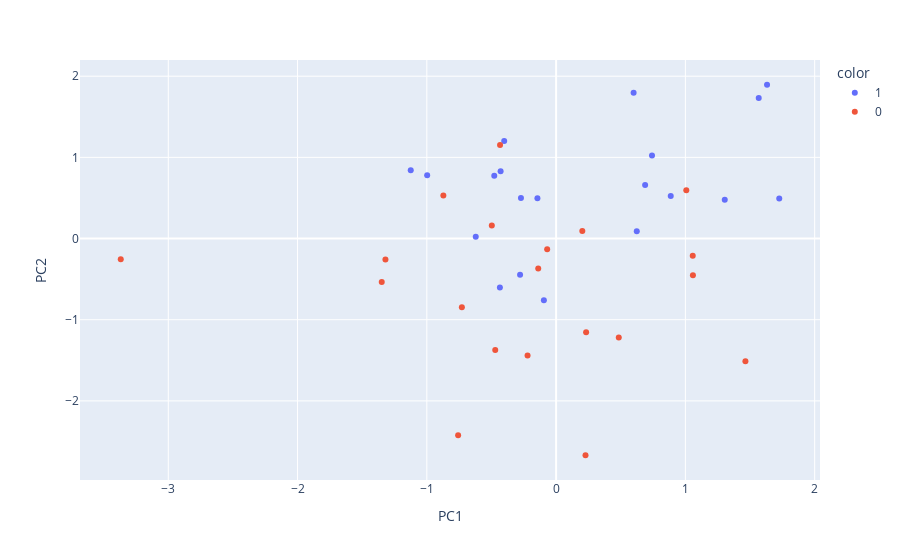

The code cell stored with this chart in its notebook:
### Code cell
fig=px.scatter(new_df,x='PC1',y='PC2',color=new_df['target'].astype(str))
fig.show()

### Figure 1 — Plotly figure (JSON) as saved in the notebook; plotly's stock layout.template omitted (floating-point values rounded to 4 significant figures)
{"data": [{"hovertemplate": "color=1<br>PC1=%{x}<br>PC2=%{y}<extra></extra>", "legendgroup": "1", "marker": {"color": "#636efa", "symbol": "circle"}, "mode": "markers", "name": "1", "orientation": "v", "showlegend": true, "type": "scatter", "x": [0.5994, -0.2719, -0.6216, 1.567, -0.4015, 1.726, -0.4294, 0.8867, 0.6886, -0.4784, 1.305, 0.7417, -1.125, -0.4348, -0.2787, 1.632, -0.1446, 0.624, -0.9974, -0.09456], "xaxis": "x", "y": [1.796, 0.4982, 0.02311, 1.731, 1.203, 0.4925, 0.8293, 0.5227, 0.6581, 0.7744, 0.4766, 1.024, 0.8422, -0.6038, -0.4476, 1.895, 0.4949, 0.08837, 0.7789, -0.7616], "yaxis": "y"}, {"hovertemplate": "color=0<br>PC1=%{x}<br>PC2=%{y}<extra></extra>", "legendgroup": "0", "marker": {"color": "#EF553B", "symbol": "circle"}, "mode": "markers", "name": "0", "orientation": "v", "showlegend": true, "type": "scatter", "x": [1.057, -1.32, -0.4708, -0.4337, 0.2273, 1.007, -0.8722, -3.368, -0.729, -0.06918, 0.4848, 1.058, 0.2028, -0.7579, -0.1383, -0.2208, 0.2321, 1.464, -1.349, -0.4975], "xaxis": "x", "y": [-0.2127, -0.257, -1.373, 1.153, -2.67, 0.596, 0.5307, -0.2546, -0.8465, -0.131, -1.218, -0.452, 0.09181, -2.423, -0.3684, -1.442, -1.153, -1.511, -0.5361, 0.1614], "yaxis": "y"}], "layout": {"legend": {"title": {"text": "color"}, "tracegroupgap": 0}, "margin": {"t": 60}, "xaxis": {"anchor": "y", "domain": [0, 1], "title": {"text": "PC1"}}, "yaxis": {"anchor": "x", "domain": [0, 1], "title": {"text": "PC2"}}}}
